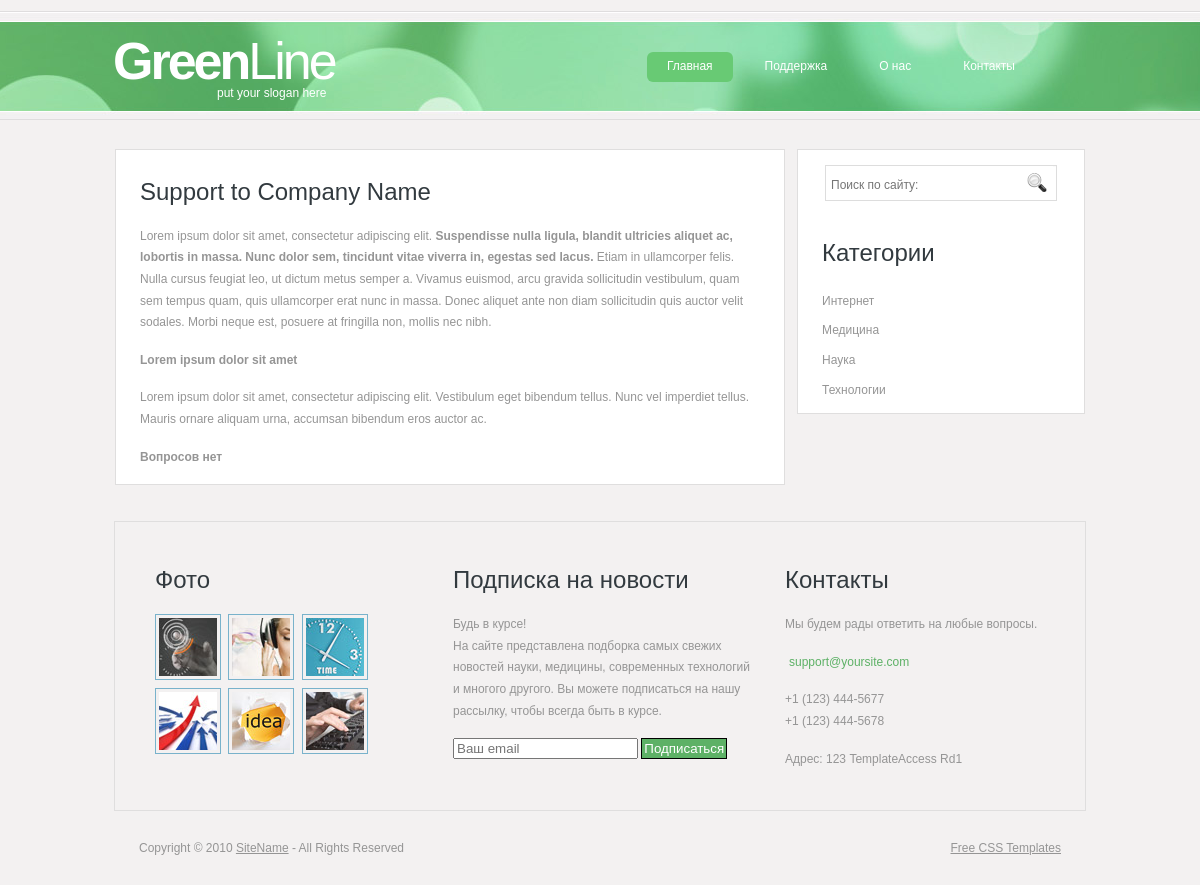
Page /support.php on the earlier database version.
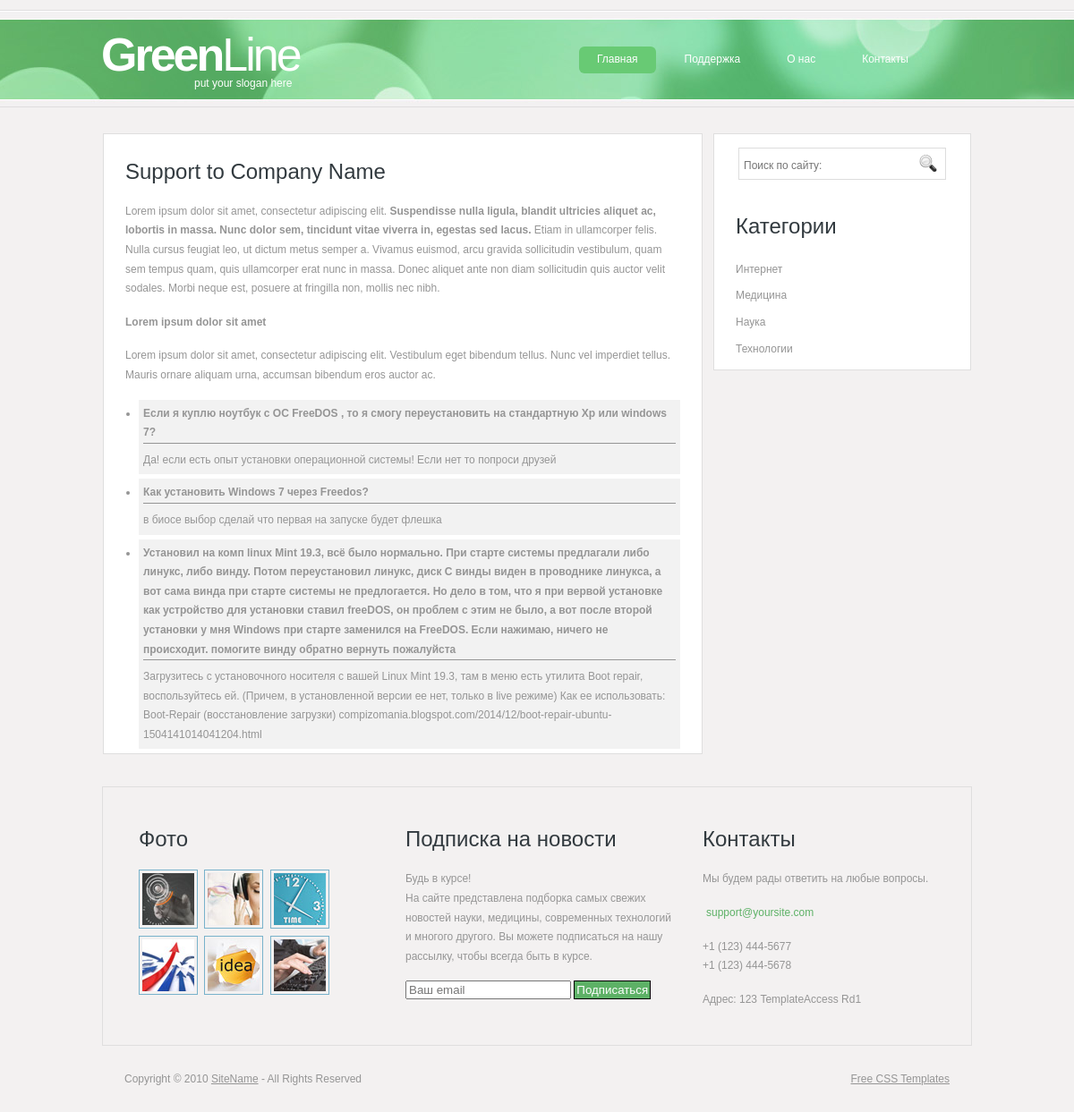
Same page on the later database version.
### tables this page shows
CREATE TABLE `category` (
  `id` int(11) NOT NULL,
  `title` varchar(255) NOT NULL
);

CREATE TABLE `support` (
  `id` int(11) NOT NULL,
  `question` text NOT NULL,
  `answer` text NOT NULL
);

### core/function.php (called while the page is built, shortened)
<?php
function renderTemplate($name, $data = [])
{
    $name = $_SERVER['DOCUMENT_ROOT'] . '/templates/' . $name . '.php';
    extract($data);
    require_once $name;
    $result = ob_get_clean();
    return $result;
}

### core/init.php (called while the page is built, shortened)
<?php
require_once $_SERVER['DOCUMENT_ROOT'] . '/config/db.php';
require_once $_SERVER['DOCUMENT_ROOT'] . '/core/function.php';
$sql = mysqli_query($connect, "SELECT * FROM `category` ORDER BY `title` ASC");
$arrCategory = mysqli_fetch_all($sql, MYSQLI_ASSOC);

### templates/layout.php (the view, shortened to what this page needs)
<!DOCTYPE html>
<html>
<head>
<link href="style.css" rel="stylesheet" type="text/css" />
</head>
<body>
<div class="main">
  <div class="header">
    <div class="header_resize">
      <div class="menu_nav">
        <ul>
          <li class="active"><a href="index.php">Главная</a></li>
          <li><a href="support.php">Поддержка</a></li>
          <li><a href="about.php">О нас</a></li>
          <li><a href="contact.php">Контакты</a></li>
        </ul>
      </div>
      <div class="logo">
        <h1><a href="index.php">Green<span>Line</span></a> <small>put your slogan here</small></h1>
      </div>
    </div>
  </div>
  <div class="content">
    <div class="content_resize">
      <div class="mainbar">
        <?=$content;?>
      </div>
      <div class="sidebar">
        <div class="searchform">
          <form id="formsearch" name="formsearch" method="post" action="#">
            <span>
            <input name="editbox_search" class="editbox_search" id="editbox_search" maxlength="80" placeholder="Поиск по сайту:" type="text" />
            </span>
            <input name="button_search" src="images/search_btn.gif" class="button_search" type="image" />
          </form>
        </div>
        <div class="gadget">
          <h2 class="star"><span>Категории</span></h2>
          <ul class="sb_menu">
            <? foreach ($arrCategory as $category): ?>
            <li><a href="#"><?=$category['title'];?></a></li>
            <? endforeach; ?>
          </ul>
        </div>
      </div>
    </div>
  </div>
  <div class="fbg">
    <div class="fbg_resize">
      <div class="col c1">
        <h2><span>Фото</span></h2>
        <a href="#"><img src="images/pix1.jpg" width="58" height="58" alt="" /></a>
        <a href="#"><img src="images/pix2.jpg" width="58" height="58" alt="" /></a>
        <a href="#"><img src="images/pix3.jpg" width="58" height="58" alt="" /></a>
        <a href="#"><img src="images/pix4.jpg" width="58" height="58" alt="" /></a>
        <a href="#"><img src="images/pix5.jpg" width="58" height="58" alt="" /></a>
        <a href="#"><img src="images/pix6.jpg" width="58" height="58" alt="" /></a>
      </div>
      <div class="col c2">
        <h2><span>Подписка на новости</span></h2>
        <p>Будь в курсе!<br />
          На сайте представлена подборка самых свежих новостей науки, медицины, современных технологий и многого другого. Вы можете подписаться на нашу рассылку, чтобы всегда быть в курсе.</p>
        <div>
          <form class="subscribe">
            <input type="email" name="email" placeholder="Ваш email" />
            <input type="submit" class="button" value="Подписаться" />
          </form>
        </div>
      </div>
      <div class="col c3">
        <h2><span>Контакты</span></h2>
        <p>Мы будем рады ответить на любые вопросы.</p>
        <p><a href="#">support@yoursite.com</a></p>
        <p>+1 (123) 444-5677<br />
          +1 (123) 444-5678</p>
        <p>Адрес: 123 TemplateAccess Rd1</p>
      </div>
    </div>
  </div>
  <div class="footer">
    <div class="footer_resize">
      <p class="lf">Copyright &copy; 2010 <a href="#">SiteName</a> - All Rights Reserved</p>
      <p class="rf"><a href="">Free CSS Templates</a></p>
    </div>
  </div>
</div>
</body>
</html>

### templates/support.php (shortened to what this page needs)
<div class="article">
          <h2><span>Support to</span> Company Name</h2>
          <p>Lorem ipsum dolor sit amet, consectetur adipiscing elit. <strong>Suspendisse nulla ligula, blandit ultricies aliquet ac, lobortis in massa. Nunc dolor sem, tincidunt vitae viverra in, egestas sed lacus.</strong> Etiam in ullamcorper felis. Nulla cursus feugiat leo, ut dictum metus semper a. Vivamus euismod, arcu gravida sollicitudin vestibulum, quam sem tempus quam, quis ullamcorper erat nunc in massa. Donec aliquet ante non diam sollicitudin quis auctor velit sodales. Morbi neque est, posuere at fringilla non, mollis nec nibh.</p>
          <p><strong>Lorem ipsum dolor sit amet</strong></p>
          <p>Lorem ipsum dolor sit amet, consectetur adipiscing elit. Vestibulum eget bibendum tellus. Nunc vel imperdiet tellus. Mauris ornare aliquam urna, accumsan bibendum eros auctor ac.</p>
          <ul>
          <? if (!empty($arrSupport)): ?>
          <? foreach ($arrSupport as $support): ?>
            <li class="block-question">
              <p class="question"><?=$support['question'];?></p>
              <p class="ans"><?=$support['answer'];?></p>
            </li>
          <? endforeach; ?>
          <? else: ?>
          <p><strong>Вопросов нет</strong></p>
          <? endif; ?>
          </ul>
        </div>

### support.php
<?php
require_once 'core/init.php';
$title = 'GreenLine | Поддержка';
$sql = mysqli_query($connect, "SELECT * FROM `support`");
$arrSupport = mysqli_fetch_all($sql, MYSQLI_ASSOC);
$page_content = renderTemplate('support', [
                                'arrSupport' => $arrSupport
                            ]);
$res = renderTemplate('layout', [
                        'content' => $page_content,
                        'title' => $title,
                        'arrCategory' => $arrCategory
                        ]);
echo $res;

### style.css (style rules this page uses)
body { margin:0; padding:0; width:100%; color:#959595; font:normal 12px/1.8em Arial, Helvetica, sans-serif; }
html, .main { padding:0; margin:0; }
.main { background:#f3f1f1 url(images/header_bg.jpg) repeat-x center 11px; }
.logo { padding:0; float:left; width:auto; }
h1 { margin:0; padding:30px 0; float:left; color:#fff; font:bold 52px/1.2em Arial, Helvetica, sans-serif; letter-spacing:-3px; }
h1 span { font-weight:normal; }
h1 a, h1 a:hover { color:#fff; text-decoration:none; }
h1 small { display:block; margin-top:-6px; padding:0 6px 2px 104px; font:normal 12px/1.2em Arial, Helvetica, sans-serif; letter-spacing:normal; }
h2 { font:normal 24px/1.5em Arial, Helvetica, sans-serif; padding:16px 0 8px; margin:0 0 8px; color:#323a3f; }
p { margin:8px 0; padding:0 0 8px 0; font:normal 12px/1.8em Arial, Helvetica, sans-serif; }
a { color:#5db166; text-decoration:underline; }
.header, .content, .menu_nav, .fbg, .footer, form, ol, ol li, ul, .content .mainbar, .content .sidebar { margin:0; padding:0; }
.header_resize { margin:0 auto; padding:0; width:974px; }
.menu_nav { margin:0; padding:52px 40px 0 0; float:right; height:29px; }
.menu_nav ul { list-style:none; height:29px; }
.menu_nav ul li { margin:0 12px 0 0; padding:0; float:left; }
.menu_nav ul li a { display:block; margin:0; padding:4px 20px; color:#fff; text-decoration:none; font-size:12px; }
.menu_nav ul li.active a, .menu_nav ul li a:hover { background-color:#68ca74; }
.content_resize { margin:0 auto; padding:16px 0 24px; width:970px; }
.content .mainbar { margin:0; padding:0; float:left; width:670px; }
.content .mainbar .article { margin:0 0 12px; padding:8px 24px 0; }
.content .sidebar { padding:0; float:right; width:288px; }
.content .sidebar .gadget { margin:0 0 12px; padding:8px 16px 8px 24px; }
ul.sb_menu, ul.ex_menu { margin:0; padding:0; list-style:none; color:#959595; }
ul.sb_menu li, ul.ex_menu li { margin:0; }
ul.sb_menu li { padding:4px 0; width:220px; }
ul.sb_menu li a, ul.ex_menu li a { color:#959595; text-decoration:none; margin-left:-12px; padding-left:12px; }
.content .mainbar .article, .content .sidebar .gadget, .fbg_resize { background-color:#fff; border:1px solid #dfdede; }
.fbg { background:repeat center center; }
.fbg_resize { margin:0 auto; width:890px; padding:24px 40px; background:repeat-x center top; }
.fbg .c2 a, .fbg .c3 a { margin:0; padding:2px 4px; color:#5db166; text-decoration:none; }
.fbg img { margin:0 4px 0 0; padding:3px; border:1px solid #78b2cb; }
.fbg .col { margin:0; float:left; }
.fbg .c1 { padding:0 16px 0 0; width:266px; }
.fbg .c2 { padding:0 16px; width:300px; }
.fbg .c3 { padding:0 0 0 16px; width:260px; }
.footer_resize { margin:0 auto; padding:26px; width:922px; }
.footer p { margin:0; padding:4px 0; line-height:normal; }
.footer a { color:#959595; padding:inherit; text-decoration:underline; }
.footer .lf { float:left; }
.footer .rf { float:right; }
.searchform { float:right; }
#formsearch { margin:0; height:36px; padding:10px 28px 40px 0; }
#formsearch span { display:block; margin:6px 0; padding:0; float:left; background:#fff url(images/search.gif) no-repeat top left; }
#formsearch input.editbox_search { margin:0; padding:11px 6px 10px; float:left; width:181px; border:none; background:none; font:normal 12px/1.5em Arial, Helvetica, sans-serif; color:#a8acb2; }
#formsearch input.button_search { margin:6px 0 0 0; padding:0; border:none; float:left; }
.block-question { background-color: #f2f2f2; margin-bottom: 5px; margin-left: 15px; padding: 5px; }
.question { padding: 0; margin-top: 0; font-weight: bold; border-bottom: 1px solid; }
.ans { padding: 0; margin: 0; }
.button { background-color: #5db166; color: #fff; border: 1px solid #000; padding: 2px; }

Differences in the rows shown:
added support: question "Если я куплю ноутбук с ОС FreeDOS , то я смогу переустановить на стандартную Хр или windows 7?", answer "Да! если есть опыт установки операционной системы! Если нет то попроси друзей"
added support: question "Как установить Windows 7 через Freedos?", answer "в биосе выбор сделай что первая на запуске будет флешка"
added support: question "Установил на комп linux Mint 19.3, всё было нормально. При старте системы предлагали либо линукс, либо винду. Потом переустановил линукс, диск C винды виден в проводнике линукса, а вот сама винда при старте системы не предлогается. Но дело в том, что я при вервой установке как устройство для установки ставил freeDOS, он проблем с этим не было, а вот после второй установки у мня Windows при старте заменился на FreeDOS. Если нажимаю, ничего не происходит. помогите винду обратно вернуть пожалуйста", answer "Загрузитесь с установочного носителя с вашей Linux Mint 19.3, там в меню есть утилита Boot repair, воспользуйтесь ей. (Причем, в установленной версии ее нет, только в live режиме) Как ее использовать: Boot-Repair (восстановление загрузки) compizomania.blogspot.com/2014/12/boot-repair-ubuntu-1504141014041204.html"
Other differences:
text no longer shown: "Вопросов нет"
